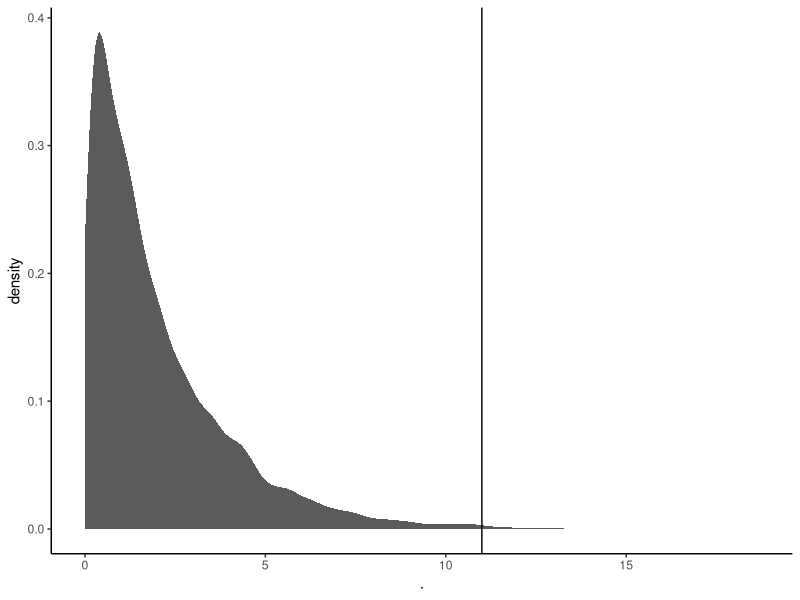
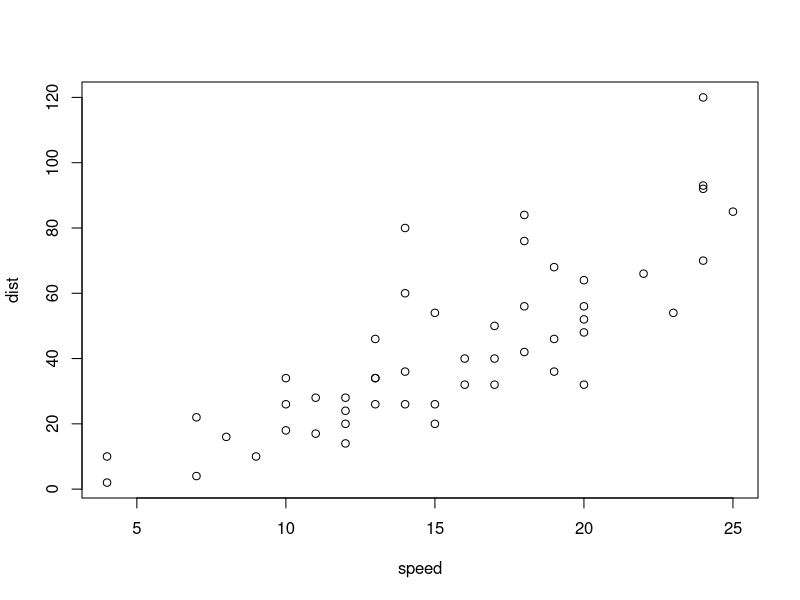
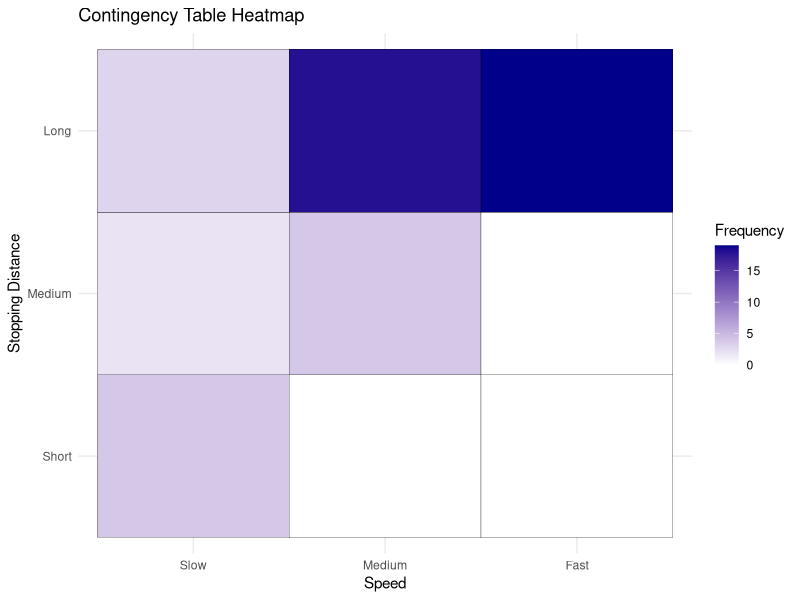
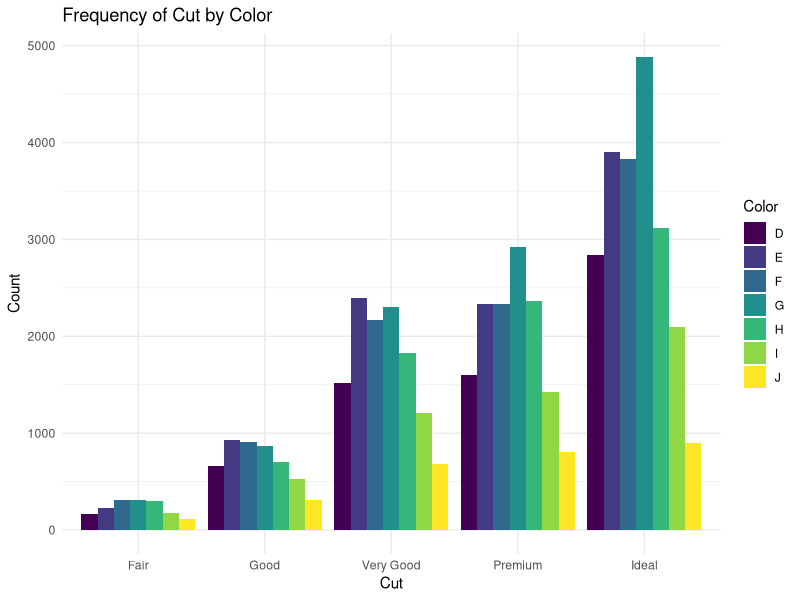
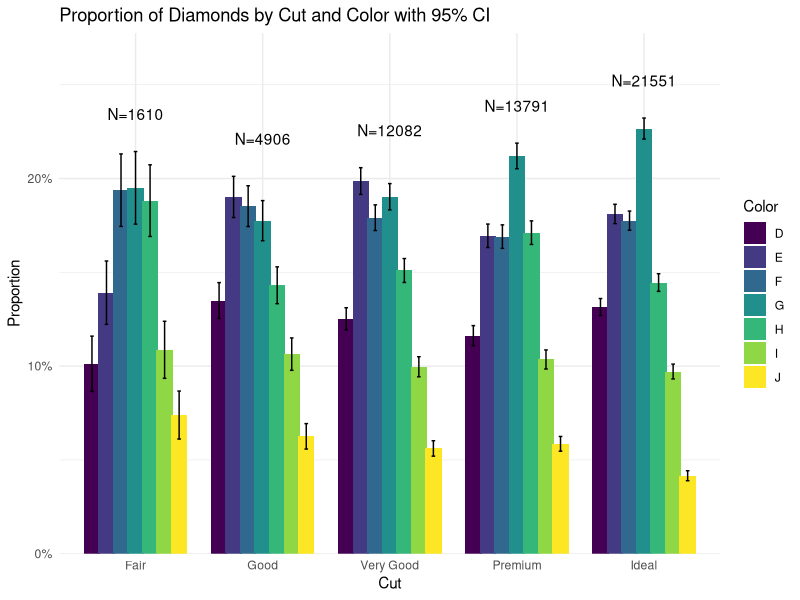

The R script that drew these images, in order:
## ---- chunk 1
knitr::opts_chunk$set(echo = TRUE)
## ---- chunk 2
library(ggplot2) 
library(tidyr)
library(dplyr)
library(readr)
library(readxl)
library(RColorBrewer)
library(viridis)
## ---- chunk 3
chisq.test(x = c(32, 54, 10), 
           p = c(0.25, 0.5, 0.25))
## ---- chunk 4
# don't worry about this chunck. It simulates a Chi-squared distribution of df = 2 and n = 10^4.
# The vertical line is x = 11, our observed Chi-squared in this experiment 
set.seed(666)
rchisq(n = 10^4, df = 2) %>% 
  as.data.frame() %>% 
  ggplot(aes(x = .)) +
  stat_density(size = 1.2, alpha = 0.8) +
  geom_vline(xintercept = 11) +
  theme_classic()
## ---- chunk 5
chisq.test(x = c(24, 48, 24), p = c(0.25, 0.5, 0.25))
## ---- chunk 6
chisq.test(x = c(7, 11, 2), p = c(0.25, 0.5, 0.25))
## ---- chunk 7
chisq.test(x = rbind(c(15000, 3000),
                     c(9000, 3000))) 
## ---- chunk 8
chisq.test(x = cbind(c(15000, 9000),
                     c(3000, 3000))) 
## ---- chunk 9
fisher.test(x = rbind(c(15000, 3000),
                     c(9000, 3000))) 
## ---- chunk 10
fisher.test(x = rbind(c(8, 2),
                      c(3, 7))) 
## ---- chunk 11
chisq.test(x = rbind(c(8, 2),
                      c(3, 7)))
## ---- chunk 12
fisher.test(x = rbind(c(40, 1960),
                      c(60, 9940)))
## ---- chunk 13
# Load the cars dataset
data(cars)

# plot the dataset
plot(cars)
## ---- chunk 14
# Categorize stopping distances into bins
# Let's say we divide stopping distances into three categories: short, medium, and long
bins <- c(0, 10, 20, max(cars$dist))
categories <- cut(cars$dist, breaks = bins, labels = c("Short", "Medium", "Long"))

# and the same for speed
bins2 <- c(0, 10, 17, max(cars$speed))
categories2 <- cut(cars$speed, breaks = bins2, labels = c("Slow", "Medium", "Fast"))

# Create a contingency table of speed and stopping distance categories
contingency_table <- table(categories2, categories)

# This is needed to make the heatmap
contingency_df <- as.data.frame.table(contingency_table)

# Plot heatmap using ggplot2
ggplot(contingency_df, aes(x = categories2, y = categories, fill = Freq)) +
  geom_tile(color = "black") +
  scale_fill_gradient(low = "white", high = "darkblue") +
  labs(title = "Contingency Table Heatmap",
       x = "Speed",
       y = "Stopping Distance",
       fill = "Frequency") +
  theme_minimal()
## ---- chunk 15
# Perform fisher.test
fisher_result <- fisher.test(contingency_table)

# Print the result
print(fisher_result)
## ---- chunk 16
# You will need to do two chisq.tests. put them here.
chisq.test(x = c(30, 60), p = c(0.5, 0.5))
chisq.test(x = c(55, 50), p = c(0.5, 0.5))


## ---- chunk 17
# Load the diamonds dataset
data(diamonds)

# View the first few rows of the dataset
head(diamonds)

## ---- chunk 18
# Plot the frequency of cut and color. I recommend using ggplot2 and 'geom_bar'

ggplot(diamonds, aes(x = cut, fill = color)) +
  geom_bar(position = "dodge") +
  labs(
    title = "Frequency of Cut by Color",
    x = "Cut",
    y = "Count",
    fill = "Color"
  ) +
  theme_minimal()
# Perform Chi-square test


# Print the result
# Create contingency table
diamonds_table <- with(diamonds, table(cut, color))

# Perform chi-square test
chi_res_diamonds <- chisq.test(diamonds_table)

# View results
chi_res_diamonds

## ---- chunk 19
fisher.test(x = rbind(c(33, 14),
                      c(23,5))) 

(33/23)/(14/5)
## ---- chunk 20
library(scales)

# compute proportions, SE, and 95% CI by cut and color
df_prop <- diamonds %>%
  count(cut, color) %>%
  group_by(cut) %>%
  mutate(
    N     = sum(n),
    prop  = n / N,
    se    = sqrt(prop * (1 - prop) / N),
    lower = prop - 1.96 * se,
    upper = prop + 1.96 * se
  ) %>%
  ungroup()

# compute total N and max upper per cut for annotation
df_N <- df_prop %>%
  group_by(cut) %>%
  summarise(
    N_total = first(N),
    ymax    = max(upper)
  ) %>%
  ungroup()

# plot
ggplot(df_prop, aes(x = cut, y = prop, fill = color)) +
  geom_col(position = position_dodge(width = 0.8)) +
  geom_errorbar(aes(ymin = lower, ymax = upper),
                position = position_dodge(width = 0.8),
                width = 0.2) +
  geom_text(data = df_N,
            aes(x = cut, y = ymax + 0.02, label = paste0("N=", N_total)),
            inherit.aes = FALSE) +
  scale_y_continuous(labels = percent_format(), expand = expansion(mult = c(0, 0.1))) +
  labs(
    title = "Proportion of Diamonds by Cut and Color with 95% CI",
    x = "Cut",
    y = "Proportion",
    fill = "Color"
  ) +
  theme_minimal()
